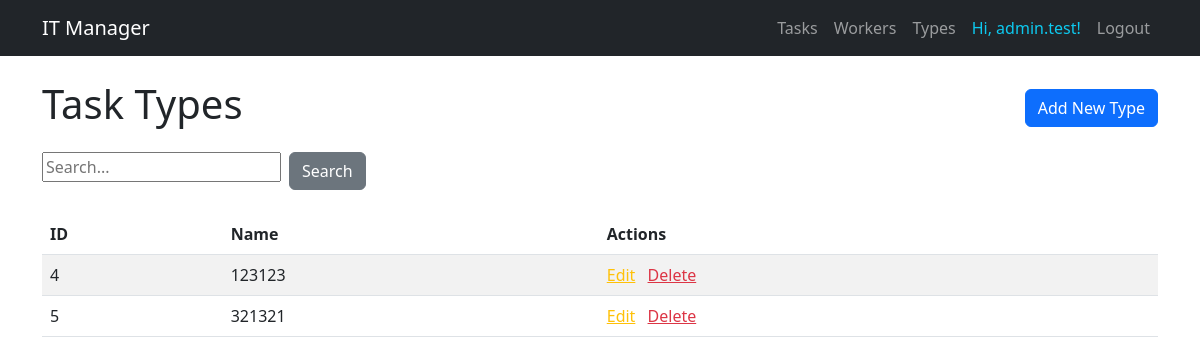
Page /task-types/ (signed in) on the committed database.
### task_manager/models.py (models this page shows, shortened)
class Worker(AbstractUser):
    position = models.ForeignKey(
        Position,
        on_delete=models.SET_NULL,
        related_name="workers",
        null=True,
        blank=True
    )
    class Meta:
        verbose_name = "worker"
        verbose_name_plural = "workers"
        ordering = ["username"]

class TaskType(models.Model):
    name = models.CharField(max_length=255, unique=True)
    class Meta:
        ordering = ["name"]

### task_manager/views.py (the view)
# urls.py: path("task-types/", TaskTypeListView.as_view(), name="task-type-list"),
class TaskTypeListView(LoginRequiredMixin, generic.ListView):
    model = TaskType
    context_object_name = "task_type_list"
    template_name = "task_manager/task_type_list.html"
    paginate_by = 5
    def get_queryset(self):
        queryset = TaskType.objects.all()
        form = SearchForm(self.request.GET)
        if form.is_valid():
            return queryset.filter(
                name__icontains=form.cleaned_data["queryset"]
            )
        return queryset
    def get_context_data(self, **kwargs):
        context = super().get_context_data(**kwargs)
        context["search_form"] = SearchForm(self.request.GET)
        return context

### task_manager/forms.py
class SearchForm(forms.Form):
    queryset = forms.CharField(
        max_length=255,
        required=False,
        label="",
        widget=forms.TextInput(attrs={"placeholder": "Search..."})
    )

### templates/task_manager/task_type_list.html
{% extends "task_manager/base.html" %}
{% block content %}
  <div class="d-flex justify-content-between align-items-center mb-3">
    <h1>Task Types</h1>
    <a href="{% url 'task_manager:task-type-create' %}" class="btn btn-primary">Add New Type</a>
  </div>
  <form method="get" class="row g-2 mb-4">
    <div class="col-auto">
      {{ search_form.queryset }}
    </div>
    <div class="col-auto">
      <button type="submit" class="btn btn-secondary">Search</button>
    </div>
  </form>
  <table class="table table-striped">
    <thead>
      <tr>
        <th>ID</th>
        <th>Name</th>
        <th>Actions</th>
      </tr>
    </thead>
    <tbody>
      {% for type in task_type_list %}
        <tr>
          <td>{{ type.id }}</td>
          <td>{{ type.name }}</td>
          <td>
            <a href="{% url 'task_manager:task-type-update' pk=type.id %}" class="text-warning me-2">Edit</a>
            <a href="{% url 'task_manager:task-type-delete' pk=type.id %}" class="text-danger">Delete</a>
          </td>
        </tr>
      {% endfor %}
    </tbody>
  </table>
{% endblock %}

### templates/task_manager/base.html (shortened to what this page needs)
<!DOCTYPE html>
<html lang="en">
<head>
    <link href="https://cdn.jsdelivr.net/npm/bootstrap@5.3.0/dist/css/bootstrap.min.css" rel="stylesheet">
</head>
<body>
<nav class="navbar navbar-expand-lg navbar-dark bg-dark mb-4">
    <div class="container">
        <a class="navbar-brand" href="{% url 'task_manager:index' %}">IT Manager</a>
        <div class="navbar-nav">
            <a class="nav-link" href="{% url 'task_manager:task-list' %}">Tasks</a>
            <a class="nav-link" href="{% url 'task_manager:worker-list' %}">Workers</a>
            <a class="nav-link" href="{% url 'task_manager:task-type-list' %}">Types</a>
            {% if user.is_authenticated %}
                <span class="nav-link text-info">Hi, {{ user.username }}!</span>
                <form action="{% url 'logout' %}" method="post" class="d-inline">
                    <button type="submit" class="btn btn-link nav-link">Logout</button>
                </form>
            {% else %}
                <a class="nav-link" href="{% url 'login' %}">Login</a>
            {% endif %}
        </div>
    </div>
</nav>
<div class="container">
    {% block content %}{% endblock %}
</div>
</body>
</html>

### rows in the picture
Worker: username "admin.test"
TaskType: id "4", name "123123"
TaskType: id "5", name "321321"
